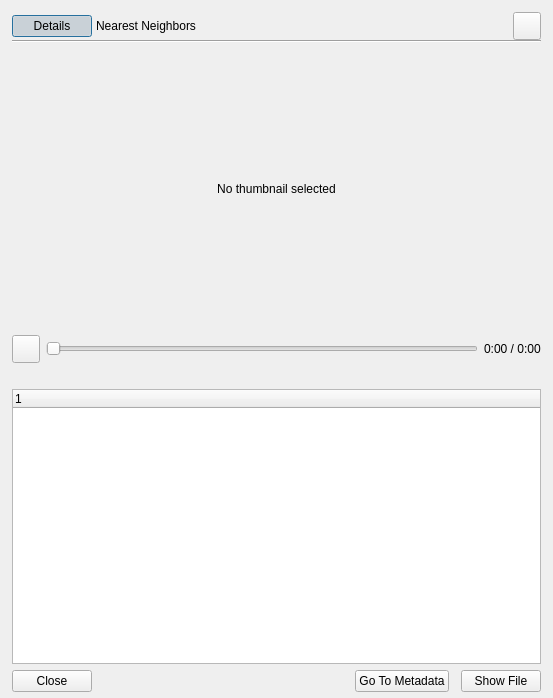
<?xml version="1.0" encoding="UTF-8"?>
<ui version="4.0">
 <class>dialog_selection_actions</class>
 <widget class="QDialog" name="dialog_selection_actions">
  <property name="geometry">
   <rect>
    <x>0</x>
    <y>0</y>
    <width>553</width>
    <height>698</height>
   </rect>
  </property>
  <property name="minimumSize">
   <size>
    <width>500</width>
    <height>560</height>
   </size>
  </property>
  <property name="windowTitle">
   <string>Item Actions</string>
  </property>
  <property name="surfaceRole" stdset="0">
   <string>panel</string>
  </property>
  <layout class="QVBoxLayout" name="layout_selection_actions">
   <property name="spacing">
    <number>0</number>
   </property>
   <property name="leftMargin">
    <number>12</number>
   </property>
   <property name="topMargin">
    <number>12</number>
   </property>
   <property name="rightMargin">
    <number>12</number>
   </property>
   <property name="bottomMargin">
    <number>6</number>
   </property>
   <item>
    <widget class="QWidget" name="panel_selection_page_buttons" native="true">
     <property name="surfaceRole" stdset="0">
      <string>panel</string>
     </property>
     <layout class="QHBoxLayout" name="layout_selection_page_buttons">
      <property name="spacing">
       <number>0</number>
      </property>
      <property name="leftMargin">
       <number>0</number>
      </property>
      <property name="topMargin">
       <number>0</number>
      </property>
      <property name="rightMargin">
       <number>0</number>
      </property>
      <property name="bottomMargin">
       <number>0</number>
      </property>
      <item>
       <widget class="QPushButton" name="button_metadata_page">
        <property name="sizePolicy">
         <sizepolicy hsizetype="Fixed" vsizetype="Fixed">
          <horstretch>0</horstretch>
          <verstretch>0</verstretch>
         </sizepolicy>
        </property>
        <property name="text">
         <string>Details</string>
        </property>
        <property name="checkable">
         <bool>true</bool>
        </property>
        <property name="checked">
         <bool>true</bool>
        </property>
        <property name="autoExclusive">
         <bool>true</bool>
        </property>
        <property name="flat">
         <bool>true</bool>
        </property>
       </widget>
      </item>
      <item>
       <widget class="QPushButton" name="button_nearest_neighbors_page">
        <property name="sizePolicy">
         <sizepolicy hsizetype="Fixed" vsizetype="Fixed">
          <horstretch>0</horstretch>
          <verstretch>0</verstretch>
         </sizepolicy>
        </property>
        <property name="text">
         <string>Nearest Neighbors</string>
        </property>
        <property name="checkable">
         <bool>true</bool>
        </property>
        <property name="autoExclusive">
         <bool>true</bool>
        </property>
        <property name="flat">
         <bool>true</bool>
        </property>
       </widget>
      </item>
      <item>
       <spacer name="spacer_selection_page_buttons">
        <property name="orientation">
         <enum>Qt::Orientation::Horizontal</enum>
        </property>
        <property name="sizeHint" stdset="0">
         <size>
          <width>40</width>
          <height>20</height>
         </size>
        </property>
       </spacer>
      </item>
      <item alignment="Qt::AlignmentFlag::AlignTop">
       <widget class="QToolButton" name="button_pin_menu">
        <property name="minimumSize">
         <size>
          <width>28</width>
          <height>28</height>
         </size>
        </property>
        <property name="maximumSize">
         <size>
          <width>28</width>
          <height>28</height>
         </size>
        </property>
        <property name="toolTip">
         <string>Create pin</string>
        </property>
        <property name="accessibleName">
         <string>Create pin</string>
        </property>
        <property name="text">
         <string/>
        </property>
        <property name="icon">
         <iconset>
          <normaloff>../../shared/icons/material/canvas_pin.svg</normaloff>../../shared/icons/material/canvas_pin.svg</iconset>
        </property>
        <property name="iconSize">
         <size>
          <width>25</width>
          <height>22</height>
         </size>
        </property>
        <property name="iconName" stdset="0">
         <string>canvas_pin</string>
        </property>
       </widget>
      </item>
     </layout>
    </widget>
   </item>
   <item>
    <widget class="Line" name="line_selection_page_separator">
     <property name="orientation">
      <enum>Qt::Orientation::Horizontal</enum>
     </property>
     <property name="separatorRole" stdset="0">
      <string>inset</string>
     </property>
    </widget>
   </item>
   <item>
    <widget class="QStackedWidget" name="stack_selection_actions">
     <property name="currentIndex">
      <number>0</number>
     </property>
     <widget class="QWidget" name="page_metadata">
      <layout class="QVBoxLayout" name="layout_metadata_page">
       <property name="spacing">
        <number>6</number>
       </property>
       <property name="leftMargin">
        <number>0</number>
       </property>
       <property name="topMargin">
        <number>6</number>
       </property>
       <property name="rightMargin">
        <number>0</number>
       </property>
       <property name="bottomMargin">
        <number>0</number>
       </property>
       <item>
        <widget class="QStackedWidget" name="stack_metadata_media">
         <property name="minimumSize">
          <size>
           <width>0</width>
           <height>280</height>
          </size>
         </property>
         <property name="currentIndex">
          <number>0</number>
         </property>
         <widget class="QWidget" name="page_metadata_thumbnail">
          <layout class="QVBoxLayout" name="layout_metadata_thumbnail">
           <property name="leftMargin">
            <number>0</number>
           </property>
           <property name="topMargin">
            <number>0</number>
           </property>
           <property name="rightMargin">
            <number>0</number>
           </property>
           <property name="bottomMargin">
            <number>0</number>
           </property>
           <item>
            <widget class="QLabel" name="label_metadata_thumbnail">
             <property name="sizePolicy">
              <sizepolicy hsizetype="Expanding" vsizetype="Expanding">
               <horstretch>0</horstretch>
               <verstretch>0</verstretch>
              </sizepolicy>
             </property>
             <property name="text">
              <string>No thumbnail selected</string>
             </property>
             <property name="scaledContents">
              <bool>false</bool>
             </property>
             <property name="alignment">
              <set>Qt::AlignmentFlag::AlignCenter</set>
             </property>
            </widget>
           </item>
          </layout>
         </widget>
         <widget class="QWidget" name="page_source_video">
          <layout class="QVBoxLayout" name="layout_source_video_page">
           <property name="leftMargin">
            <number>0</number>
           </property>
           <property name="topMargin">
            <number>0</number>
           </property>
           <property name="rightMargin">
            <number>0</number>
           </property>
           <property name="bottomMargin">
            <number>0</number>
           </property>
           <item>
            <widget class="QWidget" name="panel_source_video_player" native="true">
             <property name="surfaceRole" stdset="0">
              <string>panel</string>
             </property>
             <layout class="QVBoxLayout" name="layout_source_video_player">
              <property name="leftMargin">
               <number>0</number>
              </property>
              <property name="topMargin">
               <number>0</number>
              </property>
              <property name="rightMargin">
               <number>0</number>
              </property>
              <property name="bottomMargin">
               <number>0</number>
              </property>
             </layout>
            </widget>
           </item>
          </layout>
         </widget>
        </widget>
       </item>
       <item>
        <widget class="QWidget" name="panel_source_playback_controls" native="true">
         <property name="visible">
          <bool>false</bool>
         </property>
         <property name="surfaceRole" stdset="0">
          <string>panel</string>
         </property>
         <layout class="QHBoxLayout" name="layout_source_playback_controls" stretch="0,1,0">
          <property name="leftMargin">
           <number>0</number>
          </property>
          <property name="topMargin">
           <number>0</number>
          </property>
          <property name="rightMargin">
           <number>0</number>
          </property>
          <property name="bottomMargin">
           <number>0</number>
          </property>
          <item>
           <widget class="QToolButton" name="button_toggle_source_media">
            <property name="minimumSize">
             <size>
              <width>28</width>
              <height>28</height>
             </size>
            </property>
            <property name="maximumSize">
             <size>
              <width>28</width>
              <height>28</height>
             </size>
            </property>
            <property name="toolTip">
             <string>Play media</string>
            </property>
            <property name="accessibleName">
             <string>Play media</string>
            </property>
            <property name="text">
             <string/>
            </property>
            <property name="icon">
             <iconset>
              <normaloff>../../shared/icons/material/animation_play.svg</normaloff>../../shared/icons/material/animation_play.svg</iconset>
            </property>
            <property name="iconSize">
             <size>
              <width>20</width>
              <height>20</height>
             </size>
            </property>
            <property name="iconName" stdset="0">
             <string>animation_play</string>
            </property>
           </widget>
          </item>
          <item>
           <widget class="QSlider" name="slider_source_media_position">
            <property name="minimumSize">
             <size>
              <width>120</width>
              <height>0</height>
             </size>
            </property>
            <property name="orientation">
             <enum>Qt::Orientation::Horizontal</enum>
            </property>
           </widget>
          </item>
          <item>
           <widget class="QLabel" name="label_source_media_time">
            <property name="text">
             <string>0:00 / 0:00</string>
            </property>
           </widget>
          </item>
         </layout>
        </widget>
       </item>
       <item>
        <widget class="QLabel" name="label_source_media_status">
         <property name="visible">
          <bool>false</bool>
         </property>
         <property name="text">
          <string/>
         </property>
         <property name="wordWrap">
          <bool>true</bool>
         </property>
        </widget>
       </item>
       <item>
        <widget class="QTreeWidget" name="_treemetadata_excerpt">
         <property name="alternatingRowColors">
          <bool>true</bool>
         </property>
         <column>
          <property name="text">
           <string notr="true">1</string>
          </property>
         </column>
        </widget>
       </item>
       <item>
        <widget class="QWidget" name="widget" native="true">
         <layout class="QHBoxLayout" name="horizontalLayout">
          <property name="spacing">
           <number>12</number>
          </property>
          <property name="leftMargin">
           <number>0</number>
          </property>
          <property name="topMargin">
           <number>0</number>
          </property>
          <property name="rightMargin">
           <number>0</number>
          </property>
          <property name="bottomMargin">
           <number>0</number>
          </property>
          <item>
           <widget class="QDialogButtonBox" name="button_cancel_metadata">
            <property name="sizePolicy">
             <sizepolicy hsizetype="Fixed" vsizetype="Fixed">
              <horstretch>0</horstretch>
              <verstretch>0</verstretch>
             </sizepolicy>
            </property>
            <property name="standardButtons">
             <set>QDialogButtonBox::StandardButton::Close</set>
            </property>
           </widget>
          </item>
          <item>
           <spacer name="horizontalSpacer">
            <property name="orientation">
             <enum>Qt::Orientation::Horizontal</enum>
            </property>
            <property name="sizeHint" stdset="0">
             <size>
              <width>40</width>
              <height>20</height>
             </size>
            </property>
           </spacer>
          </item>
          <item>
           <widget class="QPushButton" name="button_open_metadata">
            <property name="sizePolicy">
             <sizepolicy hsizetype="Fixed" vsizetype="Fixed">
              <horstretch>0</horstretch>
              <verstretch>0</verstretch>
             </sizepolicy>
            </property>
            <property name="text">
             <string>Go To Metadata</string>
            </property>
           </widget>
          </item>
          <item>
           <widget class="QPushButton" name="button_show_file">
            <property name="text">
             <string>Show File</string>
            </property>
           </widget>
          </item>
         </layout>
        </widget>
       </item>
      </layout>
     </widget>
     <widget class="QWidget" name="page_nearest_neighbors">
      <layout class="QVBoxLayout" name="layout_nearest_neighbors_page">
       <property name="spacing">
        <number>6</number>
       </property>
       <property name="leftMargin">
        <number>0</number>
       </property>
       <property name="topMargin">
        <number>6</number>
       </property>
       <property name="rightMargin">
        <number>0</number>
       </property>
       <property name="bottomMargin">
        <number>0</number>
       </property>
       <item>
        <widget class="QWidget" name="panel_neighbor_controls" native="true">
         <property name="sizePolicy">
          <sizepolicy hsizetype="Expanding" vsizetype="Preferred">
           <horstretch>0</horstretch>
           <verstretch>0</verstretch>
          </sizepolicy>
         </property>
         <property name="surfaceRole" stdset="0">
          <string>panel</string>
         </property>
         <layout class="QHBoxLayout" name="horizontalLayout_2">
          <property name="spacing">
           <number>6</number>
          </property>
          <property name="leftMargin">
           <number>0</number>
          </property>
          <property name="topMargin">
           <number>0</number>
          </property>
          <property name="rightMargin">
           <number>0</number>
          </property>
          <property name="bottomMargin">
           <number>0</number>
          </property>
          <item>
           <widget class="QComboBox" name="combo_embeddings"/>
          </item>
          <item>
           <widget class="QComboBox" name="combo_neighbor_metric">
            <item>
             <property name="text">
              <string>Cosine Similarity</string>
             </property>
            </item>
            <item>
             <property name="text">
              <string>Euclidean Distance</string>
             </property>
            </item>
           </widget>
          </item>
          <item>
           <widget class="QCheckBox" name="checkbox_neighbors_visible_only">
            <property name="text">
             <string>Visible items only</string>
            </property>
            <property name="checked">
             <bool>true</bool>
            </property>
           </widget>
          </item>
         </layout>
        </widget>
       </item>
       <item>
        <widget class="QScrollArea" name="scroll_neighbor_results">
         <property name="verticalScrollBarPolicy">
          <enum>Qt::ScrollBarPolicy::ScrollBarAlwaysOn</enum>
         </property>
         <property name="widgetResizable">
          <bool>true</bool>
         </property>
         <widget class="QWidget" name="panel_neighbor_results">
          <property name="geometry">
           <rect>
            <x>0</x>
            <y>0</y>
            <width>511</width>
            <height>422</height>
           </rect>
          </property>
          <property name="surfaceRole" stdset="0">
           <string>panel</string>
          </property>
          <layout class="QGridLayout" name="layout_neighbor_results_grid">
           <property name="sizeConstraint">
            <enum>QLayout::SizeConstraint::SetMinimumSize</enum>
           </property>
           <property name="leftMargin">
            <number>0</number>
           </property>
           <property name="topMargin">
            <number>0</number>
           </property>
           <property name="rightMargin">
            <number>0</number>
           </property>
           <property name="bottomMargin">
            <number>0</number>
           </property>
           <property name="spacing">
            <number>0</number>
           </property>
          </layout>
         </widget>
        </widget>
       </item>
       <item>
        <widget class="QWidget" name="widget" native="true">
         <layout class="QHBoxLayout" name="horizontalLayout_3">
          <property name="spacing">
           <number>0</number>
          </property>
          <property name="leftMargin">
           <number>0</number>
          </property>
          <property name="topMargin">
           <number>0</number>
          </property>
          <property name="rightMargin">
           <number>0</number>
          </property>
          <property name="bottomMargin">
           <number>0</number>
          </property>
          <item alignment="Qt::AlignmentFlag::AlignRight">
           <widget class="QComboBox" name="combo_neighbor_thumbnail_source">
            <property name="sizePolicy">
             <sizepolicy hsizetype="Preferred" vsizetype="Fixed">
              <horstretch>0</horstretch>
              <verstretch>0</verstretch>
             </sizepolicy>
            </property>
            <item>
             <property name="text">
              <string>thumbnails source</string>
             </property>
            </item>
           </widget>
          </item>
         </layout>
        </widget>
       </item>
       <item>
        <widget class="QWidget" name="group_new_group" native="true">
         <property name="surfaceRole" stdset="0">
          <string>group</string>
         </property>
         <layout class="QVBoxLayout" name="verticalLayout_2">
          <property name="spacing">
           <number>6</number>
          </property>
          <property name="leftMargin">
           <number>6</number>
          </property>
          <property name="topMargin">
           <number>6</number>
          </property>
          <property name="rightMargin">
           <number>6</number>
          </property>
          <property name="bottomMargin">
           <number>6</number>
          </property>
          <item>
           <widget class="QLabel" name="label_2">
            <property name="text">
             <string>New metadata group</string>
            </property>
           </widget>
          </item>
          <item>
           <widget class="Line" name="line">
            <property name="orientation">
             <enum>Qt::Orientation::Horizontal</enum>
            </property>
            <property name="separatorRole" stdset="0">
             <string>inset</string>
            </property>
           </widget>
          </item>
          <item>
           <widget class="QWidget" name="widget" native="true">
            <layout class="QHBoxLayout" name="horizontalLayout_4">
             <property name="spacing">
              <number>24</number>
             </property>
             <property name="leftMargin">
              <number>6</number>
             </property>
             <property name="topMargin">
              <number>6</number>
             </property>
             <property name="rightMargin">
              <number>6</number>
             </property>
             <property name="bottomMargin">
              <number>0</number>
             </property>
             <item alignment="Qt::AlignmentFlag::AlignLeft|Qt::AlignmentFlag::AlignVCenter">
              <widget class="QWidget" name="widget" native="true">
               <layout class="QFormLayout" name="formLayout">
                <property name="labelAlignment">
                 <set>Qt::AlignmentFlag::AlignLeading|Qt::AlignmentFlag::AlignLeft|Qt::AlignmentFlag::AlignVCenter</set>
                </property>
                <property name="horizontalSpacing">
                 <number>6</number>
                </property>
                <property name="verticalSpacing">
                 <number>6</number>
                </property>
                <property name="leftMargin">
                 <number>0</number>
                </property>
                <property name="topMargin">
                 <number>0</number>
                </property>
                <property name="rightMargin">
                 <number>6</number>
                </property>
                <property name="bottomMargin">
                 <number>0</number>
                </property>
                <item row="0" column="0">
                 <widget class="QRadioButton" name="radio_topk">
                  <property name="sizePolicy">
                   <sizepolicy hsizetype="Fixed" vsizetype="Fixed">
                    <horstretch>0</horstretch>
                    <verstretch>0</verstretch>
                   </sizepolicy>
                  </property>
                  <property name="text">
                   <string>Top K:</string>
                  </property>
                  <property name="checked">
                   <bool>true</bool>
                  </property>
                  <attribute name="buttonGroup">
                   <string notr="true">buttonGroup</string>
                  </attribute>
                 </widget>
                </item>
                <item row="0" column="1">
                 <widget class="QSpinBox" name="spin_save_topk">
                  <property name="sizePolicy">
                   <sizepolicy hsizetype="Expanding" vsizetype="Fixed">
                    <horstretch>0</horstretch>
                    <verstretch>0</verstretch>
                   </sizepolicy>
                  </property>
                  <property name="minimum">
                   <number>1</number>
                  </property>
                  <property name="maximum">
                   <number>1000</number>
                  </property>
                  <property name="singleStep">
                   <number>10</number>
                  </property>
                  <property name="value">
                   <number>50</number>
                  </property>
                 </widget>
                </item>
                <item row="1" column="0">
                 <widget class="QRadioButton" name="radio_radius">
                  <property name="sizePolicy">
                   <sizepolicy hsizetype="Fixed" vsizetype="Fixed">
                    <horstretch>0</horstretch>
                    <verstretch>0</verstretch>
                   </sizepolicy>
                  </property>
                  <property name="text">
                   <string>Radius:</string>
                  </property>
                  <attribute name="buttonGroup">
                   <string notr="true">buttonGroup</string>
                  </attribute>
                 </widget>
                </item>
                <item row="1" column="1">
                 <widget class="QDoubleSpinBox" name="spin_save_radius">
                  <property name="enabled">
                   <bool>false</bool>
                  </property>
                  <property name="decimals">
                   <number>4</number>
                  </property>
                  <property name="minimum">
                   <double>-99.000000000000000</double>
                  </property>
                  <property name="maximum">
                   <double>99.000000000000000</double>
                  </property>
                  <property name="singleStep">
                   <double>0.010000000000000</double>
                  </property>
                  <property name="value">
                   <double>0.950000000000000</double>
                  </property>
                 </widget>
                </item>
               </layout>
              </widget>
             </item>
             <item>
              <widget class="QWidget" name="widget" native="true">
               <layout class="QVBoxLayout" name="verticalLayout">
                <property name="spacing">
                 <number>6</number>
                </property>
                <property name="leftMargin">
                 <number>0</number>
                </property>
                <property name="topMargin">
                 <number>0</number>
                </property>
                <property name="rightMargin">
                 <number>0</number>
                </property>
                <property name="bottomMargin">
                 <number>0</number>
                </property>
                <item>
                 <widget class="QWidget" name="widget_2" native="true">
                  <layout class="QHBoxLayout" name="horizontalLayout_5">
                   <property name="spacing">
                    <number>6</number>
                   </property>
                   <property name="leftMargin">
                    <number>0</number>
                   </property>
                   <property name="topMargin">
                    <number>0</number>
                   </property>
                   <property name="rightMargin">
                    <number>0</number>
                   </property>
                   <property name="bottomMargin">
                    <number>0</number>
                   </property>
                   <item>
                    <widget class="QLabel" name="label">
                     <property name="text">
                      <string>label:</string>
                     </property>
                    </widget>
                   </item>
                   <item>
                    <widget class="QLineEdit" name="line_nn_group">
                     <property name="placeholderText">
                      <string>metadata field name</string>
                     </property>
                    </widget>
                   </item>
                  </layout>
                 </widget>
                </item>
               </layout>
              </widget>
             </item>
            </layout>
           </widget>
          </item>
         </layout>
        </widget>
       </item>
       <item>
        <widget class="QWidget" name="widget_4" native="true">
         <layout class="QHBoxLayout" name="horizontalLayout_8">
          <property name="spacing">
           <number>12</number>
          </property>
          <property name="leftMargin">
           <number>0</number>
          </property>
          <property name="topMargin">
           <number>0</number>
          </property>
          <property name="rightMargin">
           <number>0</number>
          </property>
          <property name="bottomMargin">
           <number>0</number>
          </property>
          <item>
           <widget class="QDialogButtonBox" name="button_cancel_nn">
            <property name="sizePolicy">
             <sizepolicy hsizetype="Fixed" vsizetype="Fixed">
              <horstretch>0</horstretch>
              <verstretch>0</verstretch>
             </sizepolicy>
            </property>
            <property name="standardButtons">
             <set>QDialogButtonBox::StandardButton::Close</set>
            </property>
           </widget>
          </item>
          <item>
           <spacer name="horizontalSpacer_2">
            <property name="orientation">
             <enum>Qt::Orientation::Horizontal</enum>
            </property>
            <property name="sizeHint" stdset="0">
             <size>
              <width>40</width>
              <height>20</height>
             </size>
            </property>
           </spacer>
          </item>
          <item>
           <widget class="QPushButton" name="button_save_nn_group">
            <property name="sizePolicy">
             <sizepolicy hsizetype="Fixed" vsizetype="Fixed">
              <horstretch>0</horstretch>
              <verstretch>0</verstretch>
             </sizepolicy>
            </property>
            <property name="text">
             <string>Save Group</string>
            </property>
           </widget>
          </item>
         </layout>
        </widget>
       </item>
      </layout>
     </widget>
    </widget>
   </item>
  </layout>
 </widget>
 <resources/>
 <connections/>
 <buttongroups>
  <buttongroup name="buttonGroup"/>
 </buttongroups>
</ui>
